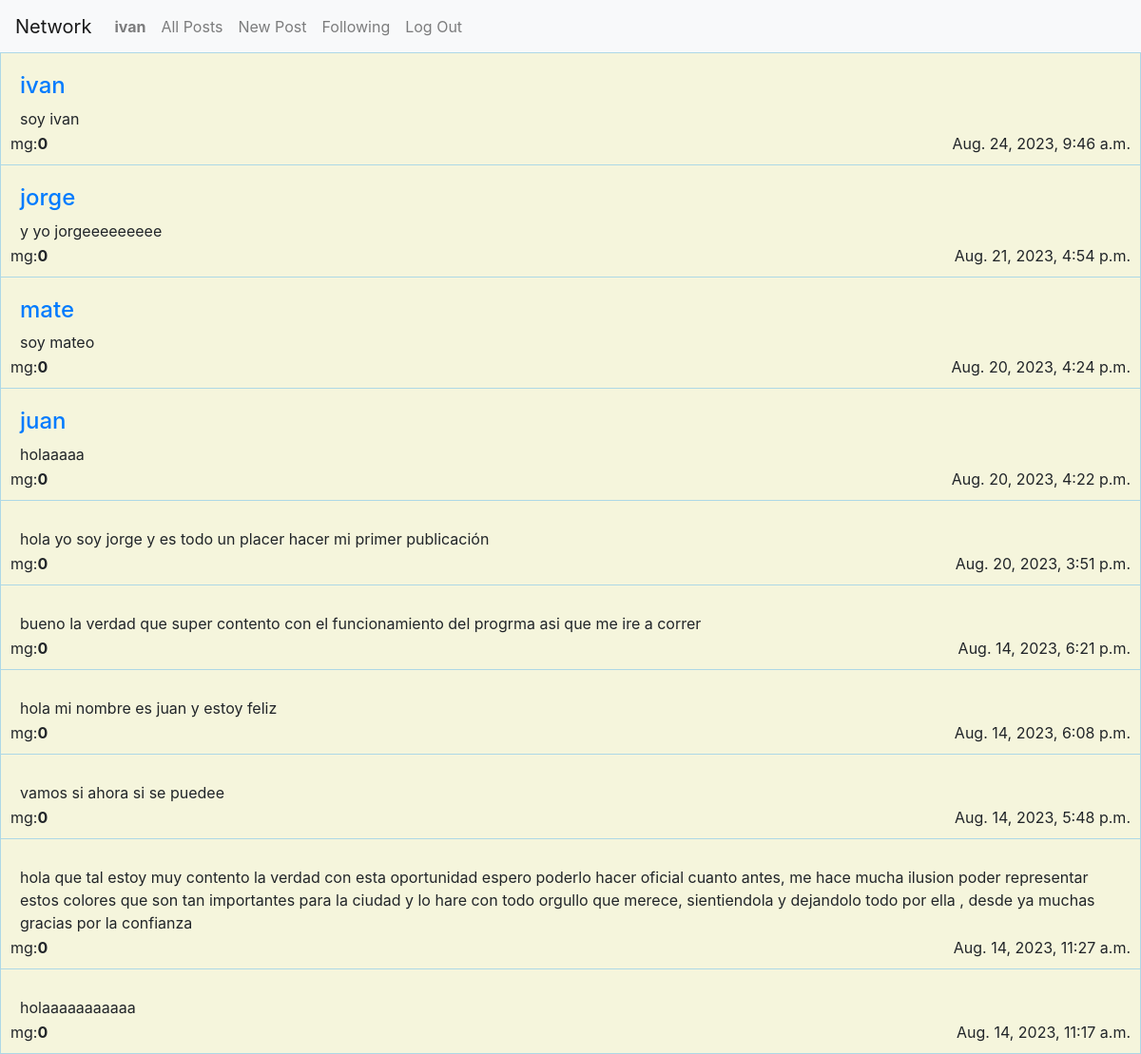
Page / (signed in) on the committed database.
### network/models.py (models this page shows, shortened)
class User(AbstractUser):
    pass

class Post(models.Model):
    id_user = models.ForeignKey(User, on_delete=models.SET_NULL, null=True, default=None)
    content = models.CharField(max_length=10000)
    date = models.DateTimeField(auto_now_add=True)
    mg = models.IntegerField(default=0)

### network/views.py (the view)
# urls.py: path("", views.index, name="index"),
def index(request):
    posts = Post.objects.all()
    posts_order = sorted(posts, key=lambda x: x.date, reverse=True)
    return render(request, "network/index.html", {
        "posts": posts_order
    })

### network/templates/network/index.html
{% extends "network/layout.html" %}
{% load static %}
{% block body %}
    {% for post in posts%}
    <div class="post_index">
        <h4> <a href="user/{{post.id_user.id}}"> {{post.id_user.username}}</a></h4>
        <p>{{post.content}} </p>
        <p class="date">{{post.date}} </p>
        <p class="mg">mg:<b>{{post.mg}}</b>  </p>
    </div>
    {% endfor %}
{% endblock %}

### network/templates/network/layout.html (shortened to what this page needs)
{% load static %}
<!DOCTYPE html>
<html lang="en">
    <head>
        <link rel="stylesheet" href="https://stackpath.bootstrapcdn.com/bootstrap/4.4.1/css/bootstrap.min.css">
        <link href="{% static 'network/styles.css' %}" rel="stylesheet">
    </head>
    <body>
        <nav class="navbar navbar-expand-lg navbar-light bg-light">
            <a class="navbar-brand" href="#">Network</a>
            <div>
              <ul class="navbar-nav mr-auto">
                {% if user.is_authenticated %}
                    <li class="nav-item">
                        <a class="nav-link" ><strong>{{ user.username }}</strong></a>
                    </li>
                {% endif %}
                <li class="nav-item">
                  <a class="nav-link" href="{% url 'index' %}">All Posts</a>
                </li>
                {% if user.is_authenticated %}
                    <li class="nav-item">
                        <a class="nav-link" href="{% url 'new_post' %}"> New Post</a>
                    </li>
                    <li class="nav-item">
                        <a class="nav-link" href="{% url 'postfollowing' %}">Following</a>
                    </li>
                    <li class="nav-item">
                        <a class="nav-link" href="{% url 'logout' %}">Log Out</a>
                    </li>
                {% endif %}
              </ul>
            </div>
          </nav>
        <div class="body">
            {% block body %}
            {% endblock %}
        </div>
    </body>
</html>

### network/static/network/styles.css (style rules this page uses)
.post_index { position: relative; margin: 0; margin-top: -1px; padding: 20px; border: 1px solid lightblue; background-color: beige; box-sizing: border-box; }
.date { position: absolute; bottom: 0; right: 0; margin: 10px; }
.mg { position: absolute; bottom: 0; left: 0; margin: 10px; }

### rows in the picture
User: username "ivan"
Post: id_user.username "ivan", content "soy ivan", date "Aug. 24, 2023, 9:46 a.m.", mg "0"
Post: id_user.username "jorge", content "y yo jorgeeeeeeeee", date "Aug. 21, 2023, 4:54 p.m.", mg "0"
Post: id_user.username "mate", content "soy mateo", date "Aug. 20, 2023, 4:24 p.m.", mg "0"
Post: id_user.username "juan", content "holaaaaa", date "Aug. 20, 2023, 4:22 p.m.", mg "0"
Post: content "hola yo soy jorge y es todo un placer hacer mi primer publicación", date "Aug. 20, 2023, 3:51 p.m.", mg "0"
Post: content "bueno la verdad que super contento con el funcionamiento del progrma asi que me ire a correr", date "Aug. 14, 2023, 6:21 p.m.", mg "0"
Post: content "hola mi nombre es juan y estoy feliz", date "Aug. 14, 2023, 6:08 p.m.", mg "0"
Post: content "vamos si ahora si se puedee", date "Aug. 14, 2023, 5:48 p.m.", mg "0"
Post: content "hola que tal estoy muy contento la verdad con esta oportunidad espero poderlo hacer oficial cuanto antes, me hace mucha ilusion poder representar estos colores que son tan importantes para la ciudad y lo hare con todo orgullo que merece, sientiendola y dejandolo todo por ella , desde ya muchas gracias por la confianza", date "Aug. 14, 2023, 11:27 a.m.", mg "0"
Post: content "holaaaaaaaaaaa", date "Aug. 14, 2023, 11:17 a.m.", mg "0"
